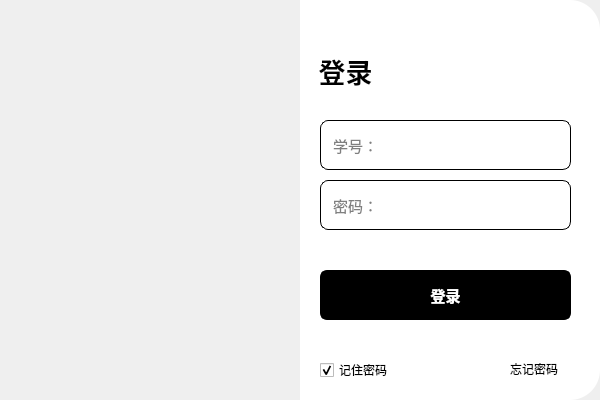
<?xml version="1.0" encoding="UTF-8"?>
<ui version="4.0">
 <class>Login</class>
 <widget class="QWidget" name="Login">
  <property name="geometry">
   <rect>
    <x>0</x>
    <y>0</y>
    <width>600</width>
    <height>400</height>
   </rect>
  </property>
  <property name="cursor">
   <cursorShape>ArrowCursor</cursorShape>
  </property>
  <property name="windowTitle">
   <string>Form</string>
  </property>
  <widget class="QLabel" name="label">
   <property name="geometry">
    <rect>
     <x>0</x>
     <y>0</y>
     <width>300</width>
     <height>400</height>
    </rect>
   </property>
   <property name="styleSheet">
    <string notr="true">border-image: url(:images/images/login/cover.jpg);
border-top-left-radius: 30px;
border-bottom-left-radius: 30px;
</string>
   </property>
   <property name="text">
    <string/>
   </property>
  </widget>
  <widget class="QLabel" name="label_2">
   <property name="geometry">
    <rect>
     <x>300</x>
     <y>0</y>
     <width>300</width>
     <height>400</height>
    </rect>
   </property>
   <property name="styleSheet">
    <string notr="true">background-color: rgb(255, 255, 255);
border-top-right-radius: 30px;
border-bottom-right-radius: 30px;</string>
   </property>
   <property name="text">
    <string/>
   </property>
  </widget>
  <widget class="QWidget" name="widget" native="true">
   <property name="geometry">
    <rect>
     <x>300</x>
     <y>90</y>
     <width>281</width>
     <height>291</height>
    </rect>
   </property>
   <widget class="QLineEdit" name="usernameLet">
    <property name="geometry">
     <rect>
      <x>20</x>
      <y>30</y>
      <width>251</width>
      <height>50</height>
     </rect>
    </property>
    <property name="font">
     <font>
      <pointsize>11</pointsize>
     </font>
    </property>
    <property name="styleSheet">
     <string notr="true">border:1px solid  rgb(0,0,0);
background-color: rgb(255, 255, 255);
border-radius: 8px;
padding-left:10px</string>
    </property>
    <property name="placeholderText">
     <string>学号：</string>
    </property>
   </widget>
   <widget class="QLineEdit" name="pasaswordLet">
    <property name="geometry">
     <rect>
      <x>20</x>
      <y>90</y>
      <width>251</width>
      <height>50</height>
     </rect>
    </property>
    <property name="font">
     <font>
      <pointsize>11</pointsize>
     </font>
    </property>
    <property name="styleSheet">
     <string notr="true">border:1px solid  rgb(0,0,0);
background-color: rgb(255, 255, 255);
border-radius: 8px;
padding-left:10px</string>
    </property>
    <property name="echoMode">
     <enum>QLineEdit::Password</enum>
    </property>
    <property name="placeholderText">
     <string>密码：</string>
    </property>
   </widget>
   <widget class="QPushButton" name="loginBtn">
    <property name="geometry">
     <rect>
      <x>20</x>
      <y>180</y>
      <width>251</width>
      <height>50</height>
     </rect>
    </property>
    <property name="font">
     <font>
      <family>微软雅黑</family>
      <pointsize>11</pointsize>
      <bold>true</bold>
      <underline>false</underline>
      <strikeout>false</strikeout>
     </font>
    </property>
    <property name="cursor">
     <cursorShape>PointingHandCursor</cursorShape>
    </property>
    <property name="styleSheet">
     <string notr="true">#loginBtn{	
	background-color: rgb(0, 0, 0);
	color :rgb(255, 255, 255);
	border: 3px solid rgb(0,0,0);
	border-radius: 7px;
}

#loginBtn:hover{
	background-color: rgb(255, 255, 255);
	color: rgb(0, 0, 0);
}

#loginBtn:pressed{
	padding-top: 5px;
	padding-left: 5px;
}</string>
    </property>
    <property name="text">
     <string>登录</string>
    </property>
   </widget>
   <widget class="QCheckBox" name="rememberCbx">
    <property name="geometry">
     <rect>
      <x>20</x>
      <y>270</y>
      <width>76</width>
      <height>20</height>
     </rect>
    </property>
    <property name="whatsThis">
     <string>&lt;html&gt;&lt;head/&gt;&lt;body&gt;&lt;p&gt;hellop&lt;/p&gt;&lt;/body&gt;&lt;/html&gt;</string>
    </property>
    <property name="styleSheet">
     <string notr="true"/>
    </property>
    <property name="text">
     <string>记住密码</string>
    </property>
    <property name="checked">
     <bool>true</bool>
    </property>
    <property name="tristate">
     <bool>false</bool>
    </property>
   </widget>
   <widget class="QLabel" name="forgetLbl">
    <property name="geometry">
     <rect>
      <x>210</x>
      <y>270</y>
      <width>54</width>
      <height>16</height>
     </rect>
    </property>
    <property name="font">
     <font>
      <underline>false</underline>
      <strikeout>false</strikeout>
     </font>
    </property>
    <property name="cursor">
     <cursorShape>PointingHandCursor</cursorShape>
    </property>
    <property name="toolTip">
     <string>前往学校教务系统重置&lt;br&gt;请勿使用数字杭电账号登录！</string>
    </property>
    <property name="styleSheet">
     <string notr="true">text-decoration:none</string>
    </property>
    <property name="text">
     <string>&lt;a href=&quot;http://www.google.com&quot; style= text-decoration:none style=&quot;color: whatever&quot;&gt;忘记密码&lt;/a&gt;</string>
    </property>
    <property name="openExternalLinks">
     <bool>true</bool>
    </property>
   </widget>
   <widget class="QLabel" name="label_5">
    <property name="geometry">
     <rect>
      <x>190</x>
      <y>270</y>
      <width>16</width>
      <height>16</height>
     </rect>
    </property>
    <property name="styleSheet">
     <string notr="true">image: url(:/icons/icons/login/forget.png);
border: None</string>
    </property>
    <property name="text">
     <string/>
    </property>
   </widget>
   <widget class="QLabel" name="promptLbl">
    <property name="geometry">
     <rect>
      <x>20</x>
      <y>240</y>
      <width>251</width>
      <height>16</height>
     </rect>
    </property>
    <property name="text">
     <string/>
    </property>
   </widget>
  </widget>
  <widget class="QLabel" name="label_3">
   <property name="geometry">
    <rect>
     <x>300</x>
     <y>50</y>
     <width>91</width>
     <height>41</height>
    </rect>
   </property>
   <property name="font">
    <font>
     <family>微软雅黑</family>
     <pointsize>20</pointsize>
     <bold>true</bold>
    </font>
   </property>
   <property name="text">
    <string>登录</string>
   </property>
   <property name="alignment">
    <set>Qt::AlignCenter</set>
   </property>
  </widget>
  <widget class="QPushButton" name="closeButton">
   <property name="geometry">
    <rect>
     <x>520</x>
     <y>10</y>
     <width>41</width>
     <height>31</height>
    </rect>
   </property>
   <property name="cursor">
    <cursorShape>PointingHandCursor</cursorShape>
   </property>
   <property name="styleSheet">
    <string notr="true">image: url(:/icons/icons/login/close.png);
border: None</string>
   </property>
   <property name="text">
    <string/>
   </property>
  </widget>
 </widget>
 <resources>
  <include location="../../resource.qrc"/>
 </resources>
 <connections>
  <connection>
   <sender>closeButton</sender>
   <signal>clicked()</signal>
   <receiver>Login</receiver>
   <slot>close()</slot>
   <hints>
    <hint type="sourcelabel">
     <x>616</x>
     <y>141</y>
    </hint>
    <hint type="destinationlabel">
     <x>713</x>
     <y>85</y>
    </hint>
   </hints>
  </connection>
 </connections>
</ui>
